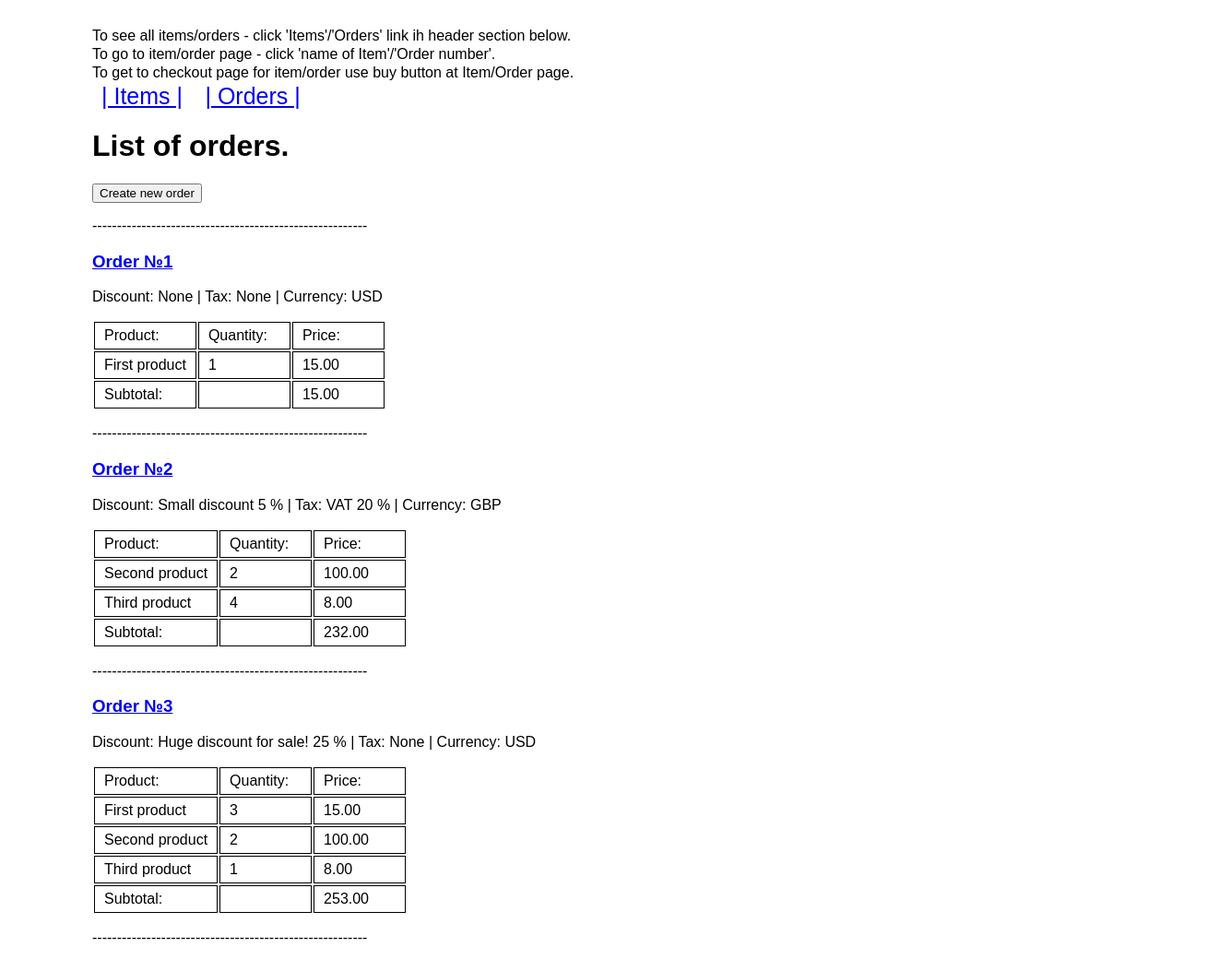
Screenshot of /orders/ with the database file from the repository.
### payments/models/order.py (models this page shows, shortened)
class Order(models.Model):
    date = models.DateTimeField(auto_now_add=True, verbose_name='Date of order')
    discount = models.ForeignKey(Discount, on_delete=models.SET_NULL, blank=True, null=True, verbose_name='Discount')
    tax = models.ForeignKey(Tax, on_delete=models.SET_NULL, blank=True, null=True, verbose_name='Tax')
    currency = models.ForeignKey(
        Currency,
        on_delete=models.PROTECT,
        blank=False,
        null=False,
        verbose_name='Currency',
    )
    class Meta:
        verbose_name = 'Order'
        verbose_name_plural = 'Orders'
    def __str__(self):
        return f'Order №{self.id}'
    def total(self):
        total = sum(content.quantity * content.item.price for content in self.ordercontent_set.all())
        return '{0:.2f}'.format(total / 100)

### payments/models/currency.py (models this page shows)
class Currency(models.Model):
    name = models.CharField(max_length=150, unique=True, verbose_name='Title')
    iso = models.CharField(max_length=3, unique=True, verbose_name='Currency ISO code')
    class Meta:
        verbose_name = 'Currency'
        verbose_name_plural = 'Currencies'
    def __str__(self):
        return self.iso

### payments/models/order_content.py (models this page shows, shortened)
class OrderContent(models.Model):
    order = models.ForeignKey(Order, on_delete=models.CASCADE, verbose_name='Order')
    item = models.ForeignKey(Item, on_delete=models.CASCADE, verbose_name='Product')
    quantity = models.IntegerField(blank=False, null=False, verbose_name='Quantity')
    class Meta:
        verbose_name = "Order's Product"
        verbose_name_plural = "Orders' Products"

### payments/models/item.py (models this page shows, shortened)
class Item(models.Model):
    name = models.CharField(max_length=150, unique=True, verbose_name='Product')
    description = models.TextField(blank=False, null=False, verbose_name='Description')
    price = models.IntegerField(blank=False, null=False, verbose_name='Price in cents')
    class Meta:
        verbose_name = 'Product'
        verbose_name_plural = 'Products'
    def __str__(self):
        return self.name[:30]
    def price_display(self):
        return '{0:.2f}'.format(self.price / 100)

### payments/models/discount.py (models this page shows)
class Discount(models.Model):
    name = models.CharField(max_length=50, unique=True, verbose_name='Title')
    value = models.IntegerField(blank=False, null=False, verbose_name='Discount Percentage')
    class Meta:
        verbose_name = 'Discount'
        verbose_name_plural = 'Discounts'
    def __str__(self):
        return f'{self.name} {self.value} %'

### payments/models/tax.py (models this page shows)
class Tax(models.Model):
    name = models.CharField(max_length=50, unique=True, verbose_name='Tax')
    value = models.IntegerField(blank=False, null=False, verbose_name='Tax Percentage')
    class Meta:
        verbose_name = 'Tax'
        verbose_name_plural = 'Taxes'
    def __str__(self):
        return f'{self.name} {self.value} %'

### payments/views/all_orders.py (the view)
# urls.py: path('orders/', AllOrdersView.as_view(), name='orders'),
class AllOrdersView(ListView):
    model = Order
    template_name = 'all_orders.html'
    def get_queryset(self):
        return Order.objects.order_by('id')

### templates/all_orders.html (shortened to what this page needs)
{% extends "base.html" %}
{% load static %}
{% block content %}
    <h1>List of orders.</h1>
    <form method="get" action="{% url 'create-order' %}">
        <button type="submit">Create new order</button>
    </form>
    <p>--------------------------------------------------------</p>
    {% for order in object_list %}
        <h3><a href="{% url 'order' order.id %}">{{ order }}</a></h3>
        <p>Discount: {{ order.discount }} | Tax: {{ order.tax }} | Currency: {{ order.currency }}</p>
        {% include '_order_content.html' %}
        <p>--------------------------------------------------------</p>
    {% endfor %}
{% endblock content %}

### templates/base.html (shortened to what this page needs)
{% load static %}
<!DOCTYPE html>
<html>
<head>
    <link rel="stylesheet" type="text/css" href="{% static 'main.css' %}">
</head>
<body>
<div class="container">
    {% block header %}
        <header>
            <p>To see all items/orders - click 'Items'/'Orders' link ih header section below. </p>
            <p>To go to item/order page - click 'name of Item'/'Order number'.</p>
            <p>To get to checkout page for item/order use buy button at Item/Order page.</p>
            <a href="{% url 'catalog' %}">| Items |</a>
            <a href="{% url 'orders' %}">| Orders |</a>
        </header>
    {% endblock header %}
    {% block content %}
    {% endblock content %}
    <br>
    <br>
    <br>
</div>
</body>
</html>

### templates/_order_content.html
<table>
    <tr>
        <td>Product:</td>
        <td>Quantity:</td>
        <td>Price:</td>
    </tr>
    {% for product in order.ordercontent_set.all %}
        <tr>
            <td>{{ product.item }}</td>
            <td>{{ product.quantity }}</td>
            <td>{{ product.item.price_display }}</td>
        </tr>
    {% endfor %}
    <tr>
        <td>Subtotal:</td>
        <td></td>
        <td>{{ order.total }}</td>
    </tr>
</table>

### static/main.css (style rules this page uses)
* { box-sizing: border-box; }
body, html { font-family: 'Rubik', sans-serif; margin: 0; padding: 0; background-color: #FFF; }
header { margin-bottom: 10px; }
header p { margin: 2px 0; }
header a { font-size: 25px; padding: 5px 10px; }
.container { width: 1200px; margin: 30px 0 0 100px; }
td { padding: 5px 10px; border: 1px solid black; min-width: 100px; }

### rows the page displays
Order: id "Order №1", discount "None", tax "None", currency "USD", total "15.00"
OrderContent: item "First product", quantity "1", item.price_display "15.00"
Order: id "Order №2", discount "Small discount 5 %", tax "VAT 20 %", currency "GBP", total "232.00"
OrderContent: item "Second product", quantity "2", item.price_display "100.00"
OrderContent: item "Third product", quantity "4", item.price_display "8.00"
Order: id "Order №3", discount "Huge discount for sale! 25 %", tax "None", currency "USD", total "253.00"
OrderContent: item "First product", quantity "3", item.price_display "15.00"
OrderContent: item "Second product", quantity "2", item.price_display "100.00"
OrderContent: item "Third product", quantity "1", item.price_display "8.00"
